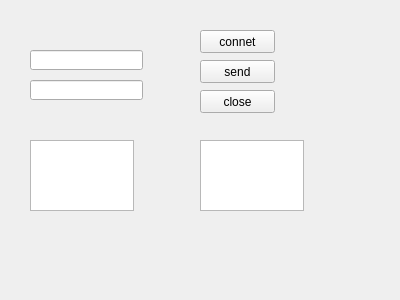
<?xml version="1.0" encoding="UTF-8"?>
<ui version="4.0">
 <class>ClientWidget</class>
 <widget class="QWidget" name="ClientWidget">
  <property name="geometry">
   <rect>
    <x>0</x>
    <y>0</y>
    <width>400</width>
    <height>300</height>
   </rect>
  </property>
  <property name="windowTitle">
   <string>Form</string>
  </property>
  <widget class="QLineEdit" name="lineEditIP">
   <property name="geometry">
    <rect>
     <x>30</x>
     <y>50</y>
     <width>113</width>
     <height>20</height>
    </rect>
   </property>
  </widget>
  <widget class="QLineEdit" name="lineEditPort">
   <property name="geometry">
    <rect>
     <x>30</x>
     <y>80</y>
     <width>113</width>
     <height>20</height>
    </rect>
   </property>
  </widget>
  <widget class="QTextEdit" name="textEditWrite">
   <property name="geometry">
    <rect>
     <x>30</x>
     <y>140</y>
     <width>104</width>
     <height>71</height>
    </rect>
   </property>
  </widget>
  <widget class="QTextEdit" name="textEditRead">
   <property name="geometry">
    <rect>
     <x>200</x>
     <y>140</y>
     <width>104</width>
     <height>71</height>
    </rect>
   </property>
  </widget>
  <widget class="QPushButton" name="c_btn1">
   <property name="geometry">
    <rect>
     <x>200</x>
     <y>30</y>
     <width>75</width>
     <height>23</height>
    </rect>
   </property>
   <property name="text">
    <string>connet</string>
   </property>
  </widget>
  <widget class="QPushButton" name="c_btn2">
   <property name="geometry">
    <rect>
     <x>200</x>
     <y>60</y>
     <width>75</width>
     <height>23</height>
    </rect>
   </property>
   <property name="text">
    <string>send</string>
   </property>
  </widget>
  <widget class="QPushButton" name="c_btn3">
   <property name="geometry">
    <rect>
     <x>200</x>
     <y>90</y>
     <width>75</width>
     <height>23</height>
    </rect>
   </property>
   <property name="text">
    <string>close</string>
   </property>
  </widget>
 </widget>
 <resources/>
 <connections/>
</ui>
